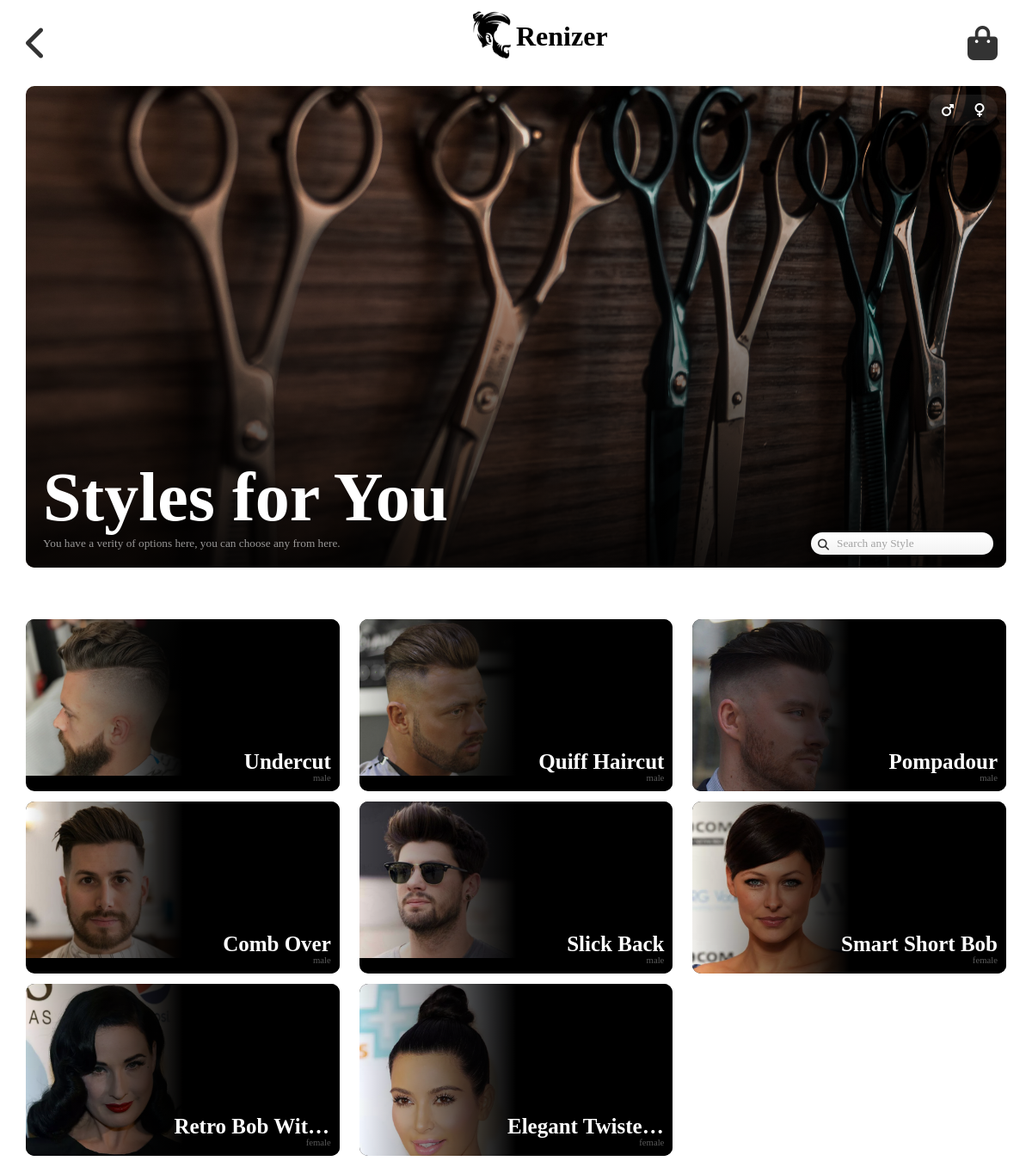
Page /showstyle/ on the committed database.
### saloonapp/models.py (models this page shows)
class HairStyles(models.Model):
    style_name = models.CharField(max_length=100)
    gender = models.CharField(max_length=10)
    style_img = models.ImageField(default='',blank=True)

### saloonapp/views.py (the view)
def showStyle(request):
    styleobj = HairStyles.objects.all()
    return render(request, 'hairstyle.html',{'styles':styleobj})

### saloonapp/context_processors.py (called while the page is built)
def allhaveit(request):
    if request.session.has_key('user_id'):
        cartcount = Cart.objects.filter(user_id=LoginInfo.objects.get(id=request.session['user_id'])).count()
        return {'cartcount': cartcount}
    else:
        return {'cartcount':''}

### templates/hairstyle.html (shortened to what this page needs)
<!DOCTYPE html>
<html lang="en">
<head>
    {% load static %}
    <link rel="stylesheet" href="{% static 'css/hairstyle.css' %}">
</head>
<body>
<div class="top-menu-box">
    <a href="{% url 'index' %}" title="Home">
        <i class="fas fa-chevron-left"></i>
    </a>
    <h1 class="site-title">Renizer</h1>
    <a href="#" title="Your Cart">
        <i class="fas fa-shopping-bag"></i>
    </a>
</div>
<div class="title-box">
    <img src="{% static 'images/smiling-man-cutting-another-mans-hair-inside-shop-2061820.jpg' %}" class="style-slide-img">
    <div class="search-style-box">
        <i class="fas fa-search"></i><input type="text" id="search-style" class="search-box" required autocomplete="off" placeholder="Search any Style">
    </div>
<h1 class="main-style-title">Styles for You</h1>
<h5 class="main-title-about">You have a verity of options here, you can choose any from here.</h5>
    <div class="toggle-gender-box">
        <form>
            <label for="gender-male" class="gender-label" title="Male"><i id="male-symbol" class="fas fa-mars gender-symbol"></i></label>
            <label for="gender-female" class="gender-label" title="Female"><i id="female-symbol" class="fas fa-venus gender-symbol"></i></label>
        </form>
    </div>
</div>
<div id="result">
    {% for sy in styles %}
        <div class="style-box">
        <img src="{{ sy.style_img.url }}" class="hairstyle-img">
        <span class="stylecover"></span>
        <h1 class="style-name">{{ sy.style_name }}</h1>
        <h1 class="style-name"></h1>
        <h6 class="style-category-name">{{ sy.gender }}</h6>
    </div>
    {% endfor %}
</div>
</body>
</html>

### static/css/hairstyle.css (style rules this page uses)
* { margin: 0; padding: 0; text-decoration: none; font-family: "Product Sans"; outline: none; }
html { scroll-behavior: smooth; }
body { width: 100%; height: 100vh; }
.top-menu-box { position: relative; width: 100%; height: 100px; box-sizing: border-box; display: flex; align-items: center; }
.fa-shopping-bag { position: absolute; font-size: 40px; padding: 30px; right: 0; top: 0; color: #333; margin-right: 10px; transition: 0.2s ease; }
.fa-chevron-left { position: relative; font-size: 40px; padding: 20px; color: #333; margin-left: 10px; }
.site-title { position: absolute; left: 50%; font-size: 32px; margin-top: 20px; transform: translateY(-50%); }
.site-title:before { position: absolute; content: ''; width: 45px; height: 55px; left: -50px; transform: translateY(-10px); background-image: url("/static/images/black.png"); background-size: cover; }
.title-box { position: relative; width: 95%; margin: 0 auto; border-radius: 10px; background: linear-gradient(to top,rgba(0,0,0,0.9),transparent); padding: 20px; height: 70vh; display: flex; justify-content: flex-end; flex-direction: column; overflow: hidden; box-sizing: border-box; }
.style-slide-img { position: absolute; content: ''; width: 100%; top: -15%; left: 0; filter: contrast(100%); z-index: -1; transition: 1s ease-in opacity; }
.main-style-title { width: 100%; box-sizing: border-box; font-size: 80px; font-weight: bold; color: #fff; }
.main-title-about { color: rgba(255,255,255,0.58); font-weight: lighter; }
.toggle-gender-box { position: absolute; top: 10px; right: 10px; padding: 5px; border-radius: 30px; background: linear-gradient(rgba(255,255,255,0.08),rgba(255,255,255,0.04)); }
.gender-symbol { padding: 5px 10px; text-shadow: 0 5px 5px rgba(0,0,0,0.79); }
.fa-mars { border-radius: 30px 0px 0px 30px; }
.fa-venus { border-radius: 0px 30px 30px 0px; }
.gender-label { color: #fff; cursor: pointer; }
#result { position: relative; width: 95%; box-sizing: border-box; border-radius: 10px; margin: 5% auto; display: grid; grid-template-columns: repeat(3,1fr); grid-gap: 2%; }
.style-box { position: relative; width: 100%; height: 200px; background: #000000; overflow: hidden; border-radius: 10px; }
.hairstyle-img { width: 50%; }
.style-name { position: absolute; color: #fff; bottom: 10px; right: 0; padding: 10px; font-size: 25px; text-align: right; width: 50%; overflow: hidden; text-overflow: ellipsis; white-space: nowrap; }
.stylecover { position: absolute; width: 100%; height: 100%; top: 0; left: 0; background: linear-gradient(to right,transparent,rgba(0,0,0,1) 50%); }
.style-category-name { font-weight: lighter; color: rgba(255,255,255,0.35); position: absolute; bottom: 0; right: 0; padding: 10px; }
.search-style-box { position: absolute; right: 10px; bottom: 10px; padding: 5px; border-radius: 30px; background: rgba(0,0,0,0.15); }
.search-box { padding: 5px 5px 5px 30px; border: none; border-radius: 30px; font-weight: bold; background: linear-gradient(#ffffff,#f2f2f2); }
.search-box::placeholder { font-weight: lighter; color: rgba(0,0,0,0.35); }
.fa-search { position: absolute; padding: 8px; box-sizing: border-box; font-size: 13px; color: rgba(0,0,0,0.8); }

### rows in the picture
HairStyles: style_img (picture), style_name "Undercut", gender "male"
HairStyles: style_img (picture), style_name "Quiff Haircut", gender "male"
HairStyles: style_img (picture), style_name "Pompadour", gender "male"
HairStyles: style_img (picture), style_name "Comb Over", gender "male"
HairStyles: style_img (picture), style_name "Slick Back", gender "male"
HairStyles: style_img (picture), style_name "Smart Short Bob", gender "female"
HairStyles: style_img (picture), style_name "Retro Bob Wit…", gender "female"
HairStyles: style_img (picture), style_name "Elegant Twiste…", gender "female"
